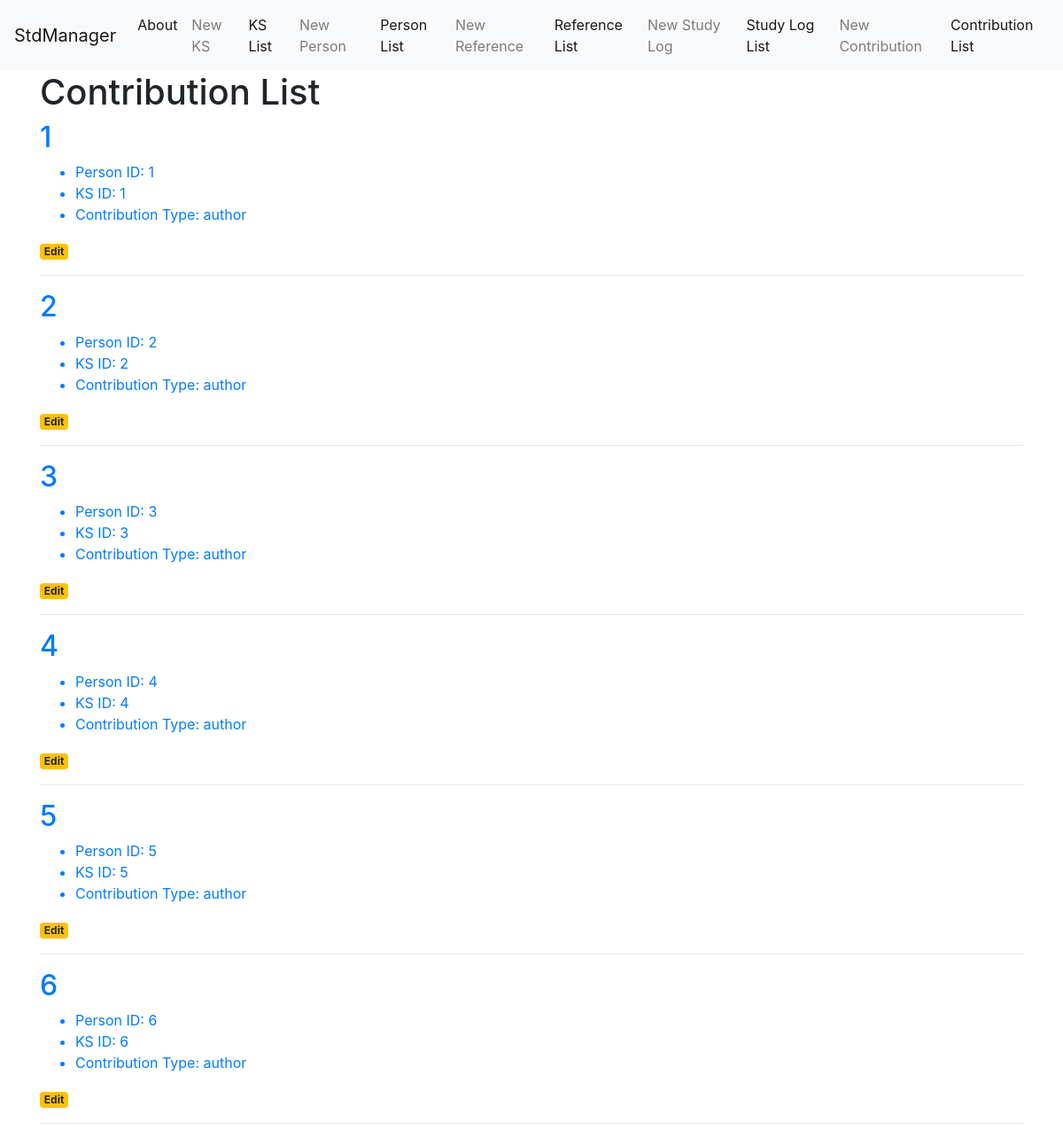
Page /contribution-list on the committed database.
### tables this page shows
CREATE TABLE contribution (
	contribution_id INTEGER PRIMARY KEY AUTOINCREMENT,
	contribution_created_at TIMESTAMP NOT NULL DEFAULT CURRENT_TIMESTAMP,
	person_id INTEGER NOT NULL,
	ks_id INTEGER NOT NULL,
	contribution_type TEXT NOT NULL
);

### app.py (the view)
@app.route('/contribution-list')
def contribution_list():
    conn = get_db_connection()
    contribution = conn.execute('SELECT * FROM contribution').fetchall()
    conn.close()
    return render_template('contribution_list.html', contribution=contribution)

### app.py (called while the page is built)
def get_db_connection():
    conn = sqlite3.connect('database.db')
    conn.row_factory = sqlite3.Row
    return conn

### templates/contribution_list.html
{% extends 'base.html' %}
{% block content %}
    <h1>{% block title %} Contribution List {% endblock %}</h1>
    {% for item in contribution %}
        <a href="#">
            <h2>{{ item['contribution_id'] }}</h2>
            <ul>
                <li>Person ID: {{ item['person_id'] }}</li>
                <li>KS ID: {{ item['ks_id'] }}</li>
                <li>Contribution Type: {{ item['contribution_type'] }}</li>
            </ul>
        </a>
        <a href="{{ url_for('contribution_edit', contribution_id=item['contribution_id']) }}">
            <span class="badge badge-warning">Edit</span>
        </a>
        <hr>
    {% endfor %}
{% endblock %}

### rows in the picture
contribution: contribution_id "1", person_id "1", ks_id "1", contribution_type "author"
contribution: contribution_id "2", person_id "2", ks_id "2", contribution_type "author"
contribution: contribution_id "3", person_id "3", ks_id "3", contribution_type "author"
contribution: contribution_id "4", person_id "4", ks_id "4", contribution_type "author"
contribution: contribution_id "5", person_id "5", ks_id "5", contribution_type "author"
contribution: contribution_id "6", person_id "6", ks_id "6", contribution_type "author"
